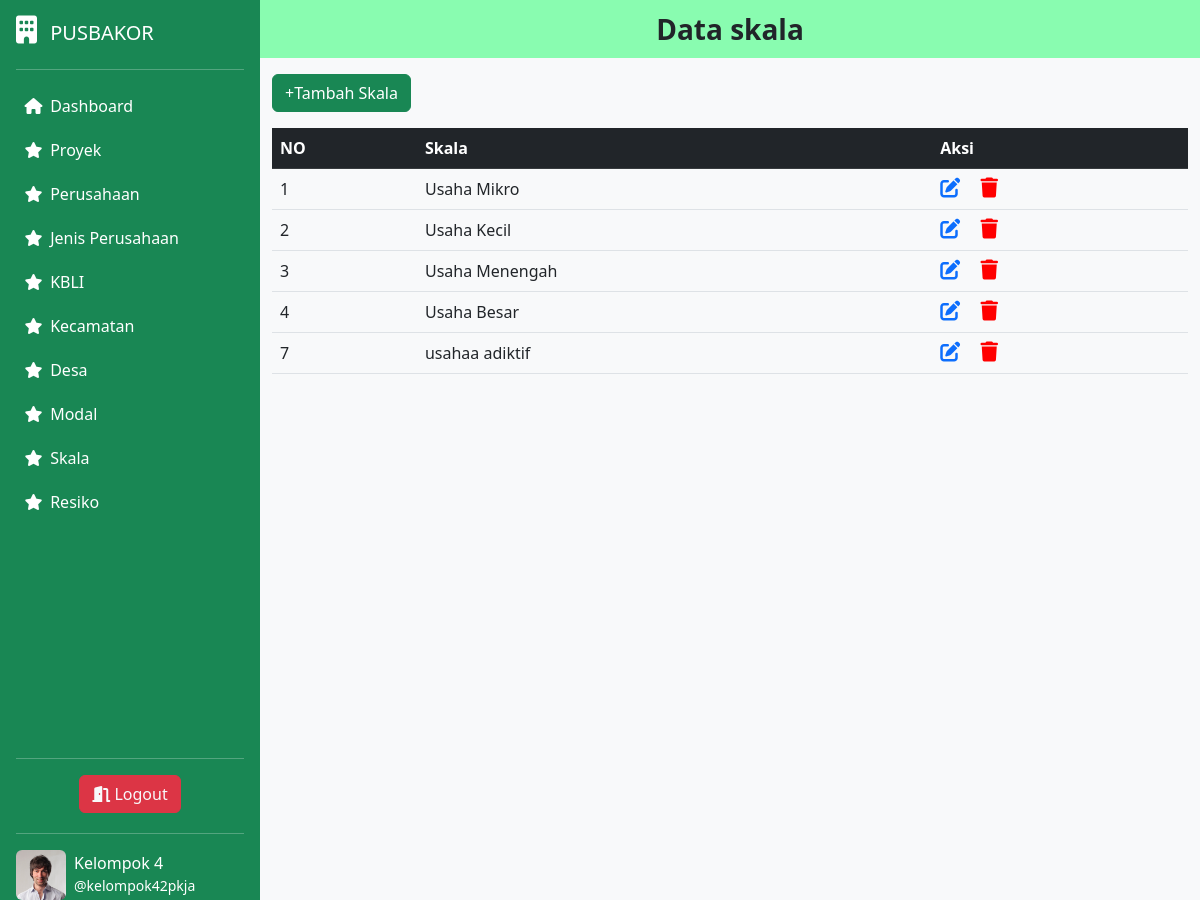
/index.php/skala, run on the app's committed database.
### tables this page shows
CREATE TABLE IF NOT EXISTS `skala` (
  `id` int NOT NULL AUTO_INCREMENT,
  `skala` varchar(50) DEFAULT NULL,
  PRIMARY KEY (`id`)
);

### application/controllers/skala.php (called while the page is built, shortened)
<?php
class skala extends CI_Controller {
    public function __construct() {
        $this->load->model('skalamodel');
    }
    public function index() {
        $data['skala'] = $this->skalamodel->get_all_skala();
        $data['judul'] = "Data skala";
        $data['content']=$this->load->view('skalaview', $data,true);
        $this->load->view('template/index',$data);
    }
}
?>

### index.php (called while the page is built, shortened)
<?php
require_once BASEPATH.'core/CodeIgniter.php';

### application/models/skalamodel.php (called while the page is built, shortened)
<?php
class skalamodel extends CI_Model {
    public function get_all_skala() {
        $query = $this->db->get('skala');
        return $query->result_array();
    }
}
?>

### application/views/skalaview.php (the view, shortened to what this page needs)
<!DOCTYPE html>
<html lang="en">
<head>
  <link href="https://cdn.jsdelivr.net/npm/bootstrap@5.2.3/dist/css/bootstrap.min.css" rel="stylesheet">
  <link rel="stylesheet" href="https://cdnjs.cloudflare.com/ajax/libs/font-awesome/6.4.0/css/all.min.css" />
</head>
<body>
  <div class="container">
    <div class="scrolling-table">
    <a href="<?php echo base_url('skala/add'); ?>" class="btn btn-success mb-3">+Tambah Skala</a>
    <table class="table table-hover text-left">
      <thead class="table-dark sticky-header">
        <tr>
          <th scope="col">NO</th>
          <th scope="col">Skala</th>
          <th scope="col">Aksi</th>
        </tr>
      </thead>
      <tbody>
      <?php foreach ($skala as $row) { ?>
          <tr>
            <td><?php echo $row["id"] ?></td>
            <td><?php echo $row["skala"] ?></td>
            <td>
            <a href="<?php echo base_url('skala/edit/' . $row['id']); ?>"><i class="fa-solid fa-pen-to-square fs-5 me-3"></i></a>
            <a href="<?php echo base_url('skala/delete/' . $row['id']); ?>" onclick="return confirm('Kamu Yakin Mau Hapus Ini?');">
            <i class="fa-solid fa-red fa-trash fs-5"> </i></a>
            </td>
          </tr>
        <?php
        }
        ?>
      </tbody>
    </table>
    </div>
  </div>
</body>
</html>

### application/views/template/css/style.css (style rules this page uses)
html,body { height: 100%; font-family: 'Ubuntu', sans-serif; }

### application/views/skalaview.php (style rules this page uses)
.fa-red { color: red; }
.scrolling-table { height: 672px; overflow-y: auto; }
.sticky-header th { position: sticky; top: 0; z-index: 1; }

### data on the page
skala: id "1", skala "Usaha Mikro"
skala: id "2", skala "Usaha Kecil"
skala: id "3", skala "Usaha Menengah"
skala: id "4", skala "Usaha Besar"
skala: id "7", skala "usahaa adiktif"

### other printed values
$judul "Data skala"
